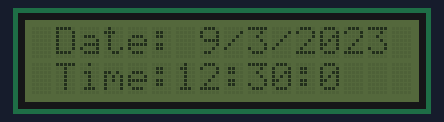
The sketch below on a simulated Arduino Uno, built with avr-gcc and run on an emulated ATmega328P. On the bench: 16×2 character LCD. The local clock reads 2024-03-15 10:24:30 at power-on unless the sketch sets it.

Above: at 0.1 s.
At 4.3 s:
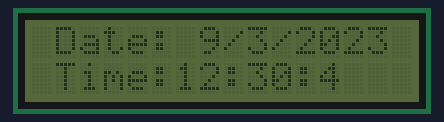
At 9.4 s:
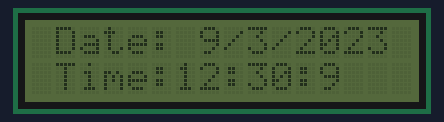
At 18.7 s:
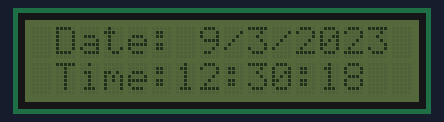
At 28.0 s:
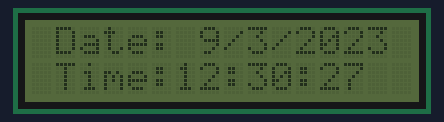
At 38.3 s:
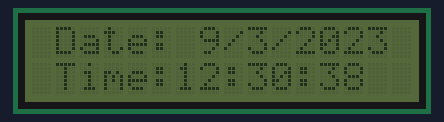

The sketch:

rtc_interface.ino
```cpp
#include <Wire.h>
#include <DS1307RTC.h>
#include <LiquidCrystal_I2C.h>
LiquidCrystal_I2C lcd(0x20,16,2);

DS1307RTC rtc;
tmElements_t tm;

void setup() {
  lcd.init();

//set the date and time
  tm.Year = CalendarYrToTm(2023);
  tm.Month = 3;
  tm.Day = 9;
  tm.Hour = 12;
  tm.Minute = 30;
  tm.Second = 0;
//write date and time to RTC
  RTC.write(tm);
}

void loop() {
//read date and time from RTC
  RTC.read(tm);

//write to LCD
  lcd.clear();
  lcd.setCursor(1,0);
  lcd.print("Date: ");
  lcd.print(tm.Day);
  lcd.print("/");
  lcd.print(tm.Month);
  lcd.print("/");
  lcd.print(tmYearToCalendar(tm.Year));
  lcd.setCursor(1, 1);
  lcd.print("Time:");
  lcd.print(tm.Hour);
  lcd.print(":");
  lcd.print(tm.Minute);
  lcd.print(":");
  lcd.print(tm.Second);
  delay(1000);
}
```

Measured:
- what the display in image 1 shows lasts 1.0 s, from 4.2 s to 5.2 s
